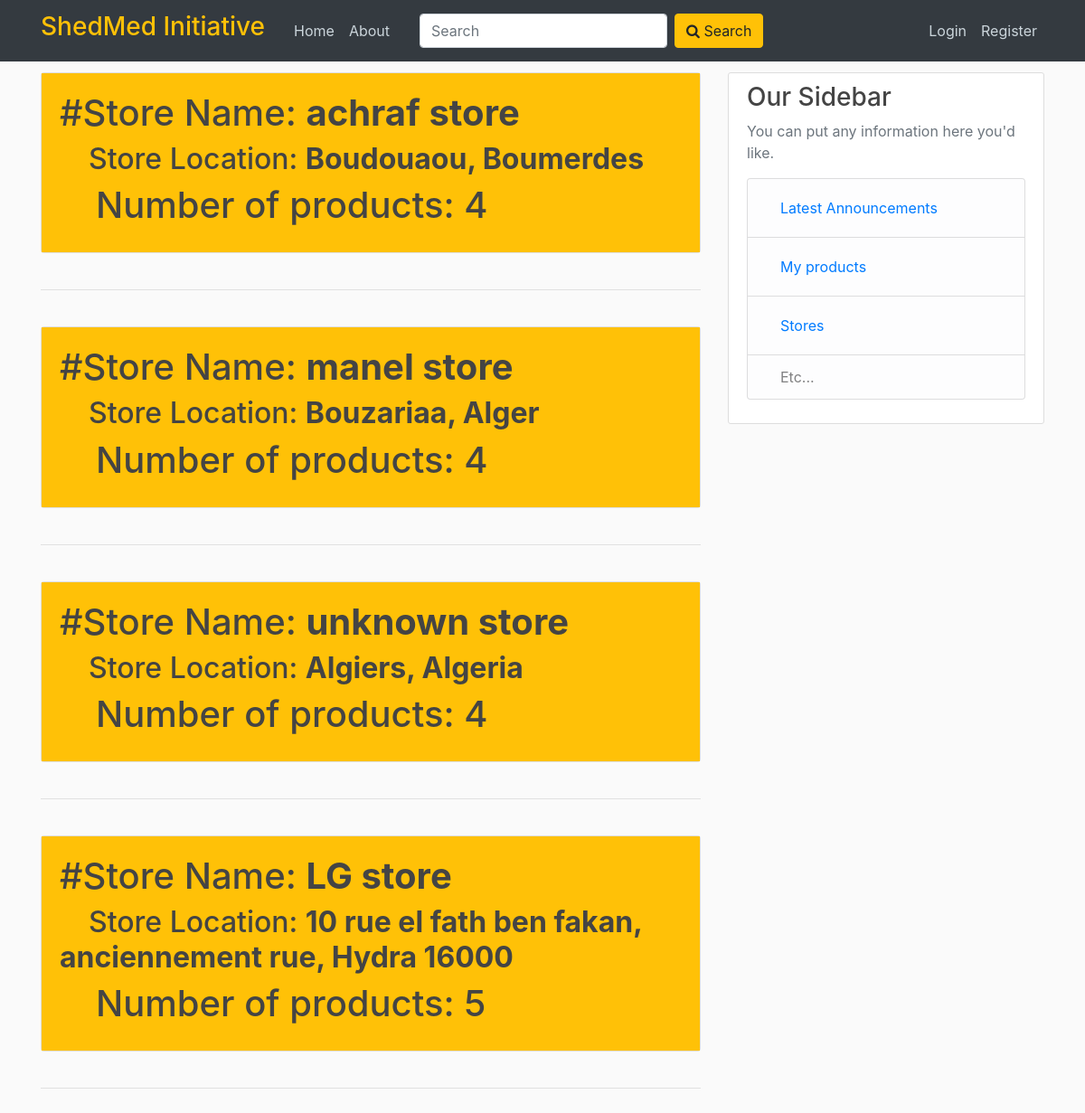
/stores, run on the app's committed database.
### flaskblog/models.py (models this page shows, shortened)
class Store(db.Model):
    id = db.Column(db.Integer, primary_key=True)
    name = db.Column(db.String(100), nullable=False)
    location = db.Column(db.String, nullable=False)
    products = db.relationship('Product', backref='store', lazy=True)

### flaskblog/routes.py (the view)
@app.route("/stores")
def stores():
    stores = Store.query.all()
    return render_template('stores.html', stores=stores)

### flaskblog/templates/stores.html (shortened to what this page needs)
{% extends "layout.html" %}
{% block content %}
    {% for store in stores %}
        <div class="card">
          <div class="card-body" style="background-color:#ffc107;">
            {% set products=store.products %}
            <h1>#Store Name: <b>{{store.name}}</b></h1>
            <h2>&emsp;Store Location: <b>{{store.location}}</b></h2>
            <h1>&emsp;Number of products: {{products|length}} </h1>
          </div>
        </div>
        <br>
        <hr>
        <br>
    {% endfor %}
{% endblock content %}

### flaskblog/static/main.css (style rules this page uses)
body { background: #fafafa; color: #333333; margin-top: 5rem; }
h1, h2, h3, h4, h5, h6 { color: #444444; }

### data on the page
Store: name "achraf store", location "Boudouaou, Boumerdes", products "4"
Store: name "manel store", location "Bouzariaa, Alger", products "4"
Store: name "unknown store", location "Algiers, Algeria", products "4"
Store: name "LG store", location "10 rue el fath ben fakan, anciennement rue, Hydra 16000", products "5"
